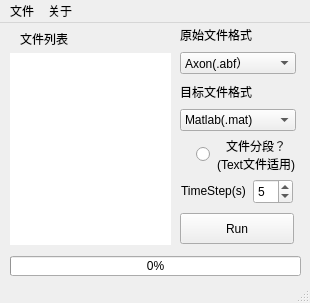
<?xml version="1.0" encoding="UTF-8"?>
<ui version="4.0">
 <class>MainWindow</class>
 <widget class="QMainWindow" name="MainWindow">
  <property name="geometry">
   <rect>
    <x>0</x>
    <y>0</y>
    <width>310</width>
    <height>303</height>
   </rect>
  </property>
  <property name="sizePolicy">
   <sizepolicy hsizetype="Fixed" vsizetype="Fixed">
    <horstretch>0</horstretch>
    <verstretch>0</verstretch>
   </sizepolicy>
  </property>
  <property name="minimumSize">
   <size>
    <width>310</width>
    <height>303</height>
   </size>
  </property>
  <property name="maximumSize">
   <size>
    <width>310</width>
    <height>303</height>
   </size>
  </property>
  <property name="windowTitle">
   <string>AbfConvert</string>
  </property>
  <property name="toolButtonStyle">
   <enum>Qt::ToolButtonIconOnly</enum>
  </property>
  <widget class="QWidget" name="centralwidget">
   <widget class="QProgressBar" name="progressBar">
    <property name="geometry">
     <rect>
      <x>10</x>
      <y>233</y>
      <width>291</width>
      <height>20</height>
     </rect>
    </property>
    <property name="contextMenuPolicy">
     <enum>Qt::DefaultContextMenu</enum>
    </property>
    <property name="layoutDirection">
     <enum>Qt::LeftToRight</enum>
    </property>
    <property name="autoFillBackground">
     <bool>false</bool>
    </property>
    <property name="maximum">
     <number>1</number>
    </property>
    <property name="value">
     <number>0</number>
    </property>
    <property name="alignment">
     <set>Qt::AlignCenter</set>
    </property>
    <property name="textDirection">
     <enum>QProgressBar::TopToBottom</enum>
    </property>
   </widget>
   <widget class="QPushButton" name="RunButton">
    <property name="geometry">
     <rect>
      <x>180</x>
      <y>190</y>
      <width>114</width>
      <height>31</height>
     </rect>
    </property>
    <property name="text">
     <string>Run</string>
    </property>
   </widget>
   <widget class="QLabel" name="label_5">
    <property name="geometry">
     <rect>
      <x>20</x>
      <y>10</y>
      <width>54</width>
      <height>12</height>
     </rect>
    </property>
    <property name="text">
     <string>文件列表</string>
    </property>
   </widget>
   <widget class="QWidget" name="layoutWidget">
    <property name="geometry">
     <rect>
      <x>180</x>
      <y>0</y>
      <width>116</width>
      <height>181</height>
     </rect>
    </property>
    <layout class="QVBoxLayout" name="verticalLayout_3">
     <item>
      <layout class="QVBoxLayout" name="verticalLayout_2">
       <item>
        <widget class="QLabel" name="label">
         <property name="text">
          <string>原始文件格式</string>
         </property>
        </widget>
       </item>
       <item>
        <widget class="QComboBox" name="comboBox_initFile">
         <item>
          <property name="text">
           <string>Axon(.abf）</string>
          </property>
         </item>
        </widget>
       </item>
      </layout>
     </item>
     <item>
      <layout class="QVBoxLayout" name="verticalLayout">
       <item>
        <widget class="QLabel" name="label_2">
         <property name="text">
          <string>目标文件格式</string>
         </property>
        </widget>
       </item>
       <item>
        <widget class="QComboBox" name="comboBox_aimfile">
         <item>
          <property name="text">
           <string>Matlab(.mat)</string>
          </property>
         </item>
         <item>
          <property name="text">
           <string>TextFile(.csv)</string>
          </property>
         </item>
         <item>
          <property name="text">
           <string>TextFile(.txt)</string>
          </property>
         </item>
         <item>
          <property name="text">
           <string>Labview(.tdms)</string>
          </property>
         </item>
        </widget>
       </item>
      </layout>
     </item>
     <item>
      <layout class="QGridLayout" name="gridLayout">
       <item row="0" column="0">
        <widget class="QRadioButton" name="isSplitCheck">
         <property name="contextMenuPolicy">
          <enum>Qt::NoContextMenu</enum>
         </property>
         <property name="layoutDirection">
          <enum>Qt::RightToLeft</enum>
         </property>
         <property name="text">
          <string/>
         </property>
        </widget>
       </item>
       <item row="0" column="1">
        <widget class="QLabel" name="label_3">
         <property name="sizePolicy">
          <sizepolicy hsizetype="Fixed" vsizetype="Fixed">
           <horstretch>0</horstretch>
           <verstretch>0</verstretch>
          </sizepolicy>
         </property>
         <property name="minimumSize">
          <size>
           <width>80</width>
           <height>0</height>
          </size>
         </property>
         <property name="text">
          <string>文件分段？
(Text文件适用)</string>
         </property>
         <property name="alignment">
          <set>Qt::AlignCenter</set>
         </property>
        </widget>
       </item>
      </layout>
     </item>
     <item>
      <layout class="QHBoxLayout" name="horizontalLayout">
       <item>
        <widget class="QLabel" name="label_4">
         <property name="sizePolicy">
          <sizepolicy hsizetype="Fixed" vsizetype="Fixed">
           <horstretch>0</horstretch>
           <verstretch>0</verstretch>
          </sizepolicy>
         </property>
         <property name="text">
          <string>TimeStep(s)</string>
         </property>
        </widget>
       </item>
       <item>
        <widget class="QSpinBox" name="spinBox_timestep">
         <property name="sizePolicy">
          <sizepolicy hsizetype="Fixed" vsizetype="Fixed">
           <horstretch>0</horstretch>
           <verstretch>0</verstretch>
          </sizepolicy>
         </property>
         <property name="minimumSize">
          <size>
           <width>40</width>
           <height>25</height>
          </size>
         </property>
         <property name="maximumSize">
          <size>
           <width>40</width>
           <height>25</height>
          </size>
         </property>
         <property name="specialValueText">
          <string/>
         </property>
         <property name="suffix">
          <string/>
         </property>
         <property name="minimum">
          <number>1</number>
         </property>
         <property name="maximum">
          <number>1000000000</number>
         </property>
         <property name="singleStep">
          <number>1</number>
         </property>
         <property name="value">
          <number>5</number>
         </property>
        </widget>
       </item>
      </layout>
     </item>
    </layout>
   </widget>
   <widget class="QListWidget" name="listWidget">
    <property name="geometry">
     <rect>
      <x>10</x>
      <y>30</y>
      <width>161</width>
      <height>192</height>
     </rect>
    </property>
    <property name="frameShape">
     <enum>QFrame::NoFrame</enum>
    </property>
    <property name="frameShadow">
     <enum>QFrame::Sunken</enum>
    </property>
    <property name="verticalScrollBarPolicy">
     <enum>Qt::ScrollBarAsNeeded</enum>
    </property>
    <property name="selectionMode">
     <enum>QAbstractItemView::ExtendedSelection</enum>
    </property>
   </widget>
  </widget>
  <widget class="QMenuBar" name="menubar">
   <property name="geometry">
    <rect>
     <x>0</x>
     <y>0</y>
     <width>310</width>
     <height>23</height>
    </rect>
   </property>
   <widget class="QMenu" name="FileMenu">
    <property name="title">
     <string>文件</string>
    </property>
    <addaction name="actionOpen"/>
    <addaction name="actionOpenFolder"/>
    <addaction name="actionClearAllFiles"/>
    <addaction name="actionExit"/>
   </widget>
   <widget class="QMenu" name="menu">
    <property name="title">
     <string>关于</string>
    </property>
   </widget>
   <addaction name="FileMenu"/>
   <addaction name="menu"/>
  </widget>
  <widget class="QStatusBar" name="statusbar"/>
  <action name="actionOpen">
   <property name="text">
    <string>打开文件</string>
   </property>
   <property name="shortcut">
    <string>Ctrl+O</string>
   </property>
  </action>
  <action name="actionOpenFolder">
   <property name="text">
    <string>打开文件夹</string>
   </property>
   <property name="shortcut">
    <string>Ctrl+Shift+O</string>
   </property>
  </action>
  <action name="actionClearAllFiles">
   <property name="text">
    <string>清除所有文件</string>
   </property>
   <property name="shortcut">
    <string>Ctrl+D</string>
   </property>
  </action>
  <action name="actionExit">
   <property name="text">
    <string>退出</string>
   </property>
   <property name="shortcut">
    <string>Ctrl+X</string>
   </property>
  </action>
 </widget>
 <resources/>
 <connections/>
</ui>
